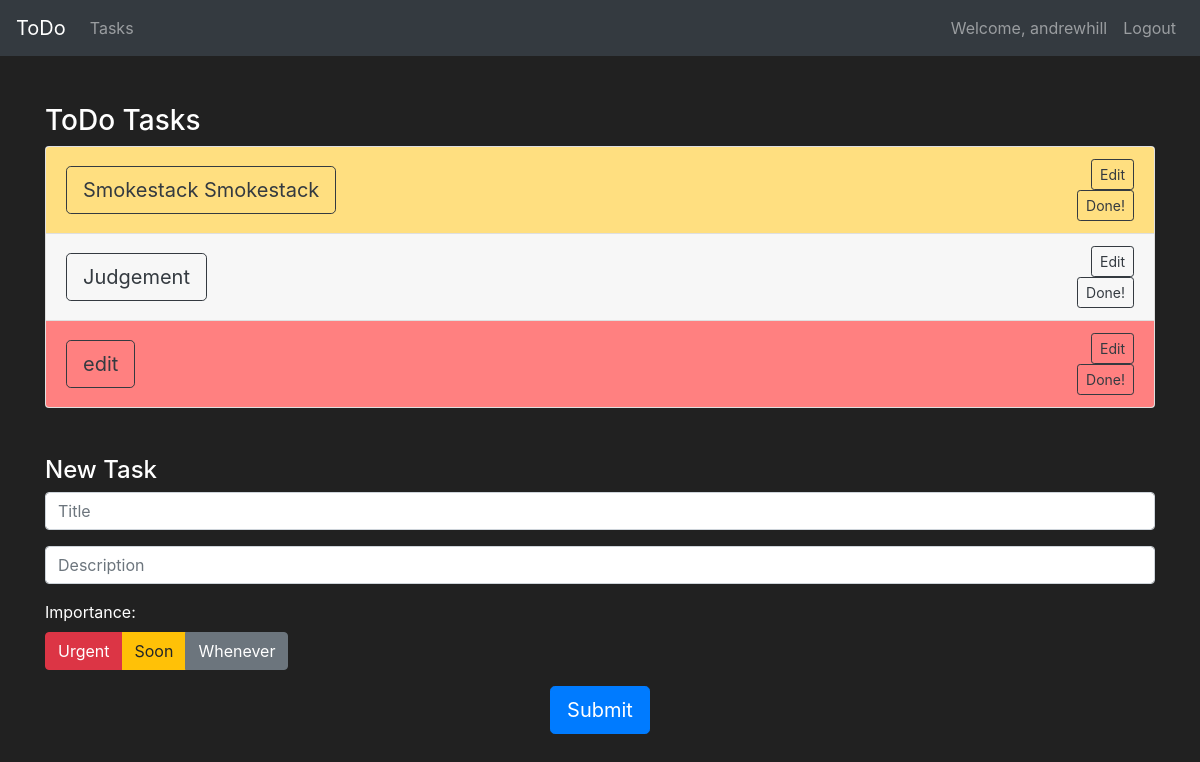
The page /tasks (signed in) on the database as committed earlier.
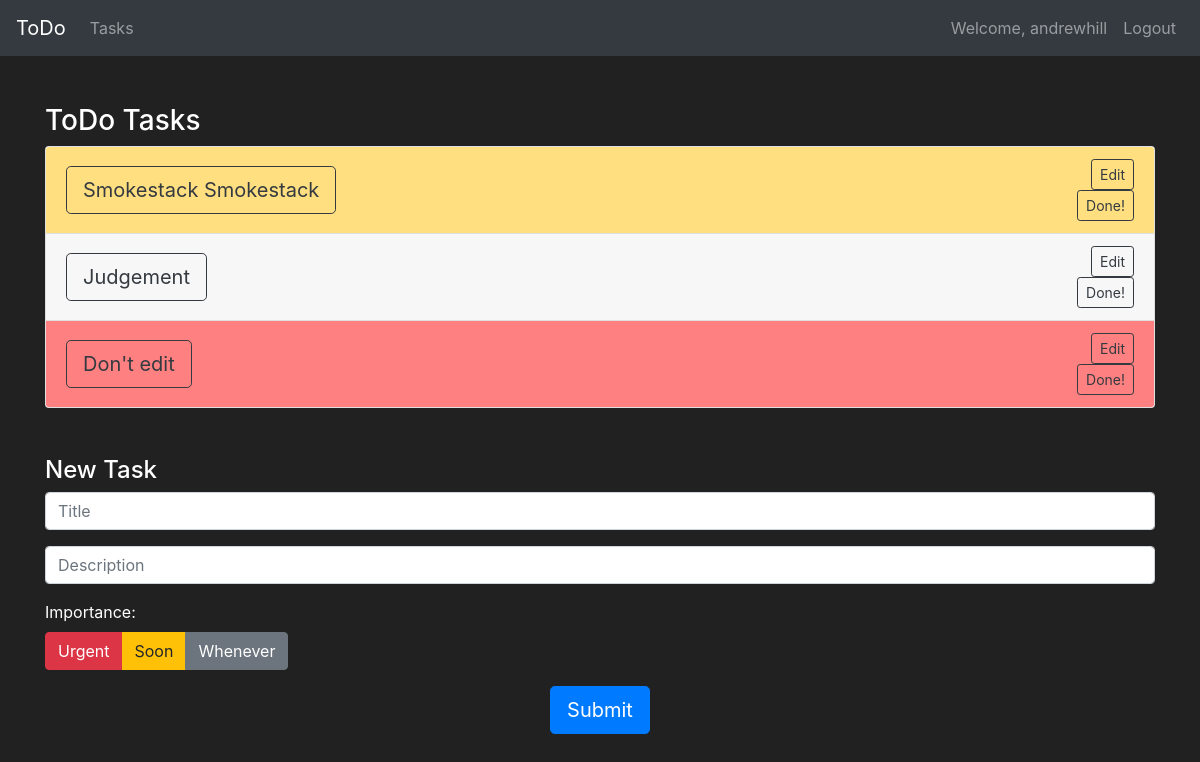
The same page on the database as committed later.
### todolist/models.py (models this page shows, shortened)
class User(db.Model, UserMixin):
    id = db.Column(db.Integer(), primary_key=True)
    username = db.Column(db.String(length=30), nullable=False, unique=True)
    email = db.Column(db.String(length=50), nullable=False, unique=True)
    password_hash = db.Column(db.String(length=60), nullable=False, unique=True)
    tasks = db.relationship('Task', backref='created_by_user', lazy=True)
    @property
    def password(self):
        return self.password

class Task(db.Model):
    id = db.Column(db.Integer(), primary_key=True)
    title = db.Column(db.String(length=128), nullable=False)
    description = db.Column(db.String(length=1024), nullable=False)
    importance = db.Column(db.String(length=12), nullable=False)
    user = db.Column(db.Integer(), db.ForeignKey('user.id'))

### todolist/routes.py (the view, shortened to what this page needs)
@app.route('/tasks', methods=['GET','POST'])
@login_required
def tasks():
    form = TaskForm()
    tasks = Task.query.filter_by(user=User.query.filter_by(id=session['user_id']).first().id).all()
    return render_template('tasks.html', tasks=tasks, form=form)

### todolist/forms.py
class TaskForm(FlaskForm):
    title = StringField(label='Title:', validators=[DataRequired()])
    description = StringField(label='Description:')
    importance = RadioField(label='Importance:')
    delete = StringField()
    subbutt = SubmitField(label='Submit')
    put_title = StringField()
    put_description = StringField()

### todolist/helpers.py (called while the page is built)
def login_required(f):
    @wraps(f)
    def decorated_function(*args, **kwargs):
        if not current_user.is_authenticated:
            return redirect(url_for('login', next=request.url))
        return f(*args, **kwargs)
    return decorated_function

### todolist/models.py (called while the page is built)
@login_manager.user_loader
def load_user(user_id):
    return User.query.get(int(user_id))

### todolist/templates/tasks.html (shortened to what this page needs)
{% extends 'base.html' %}
{% block content %}
<div class='container'>
    <div class="row row-content mb-5">
        <div class='col-12'>
            <h3 class="mt-5">ToDo Tasks</h3>
            <div class='accordion' id='accordion-tasks'>
                {% if tasks %}
                    {% for task in tasks %}
                    <div class='card'>
                        <div class="card-header bg-{{ task.importance }} align-content-center" role='tab' id="heading{{ task.id }}">
                            <div class="row">
                                <div class='col-sm-8 text-left align-content-center'>
                                    <h4 class='mb-0 text-white'>
                                        <a type='button' class='btn btn-outline-dark btn-lg collapsed'
                                            data-toggle='collapse' data-target='#panel{{ task.id }}'
                                            aria-expanded="false" aria-controls="{{ task.id }}" id="title{{ task.id }}">{{ task.title }}</a>
                                    </h4>
                                </div>
                                <div class='col-sm-4 text-right'>
                                        <a class='btn btn-sm btn-outline-dark' name="edit" id="edit{{ task.id }}"
                                            data-toggle="modal" data-target="#editWindow{{ task.id }}" onclick='fillFields(`{{ task.id }}`)'>Edit</a>
                                    <form method='POST'>
                                        <button class='btn btn-sm btn-outline-dark' name="delete" value='{{ task.id }}'>Done!</button>
                                    </form>
                                </div>
                            </div>
                        </div>
                    </div>
                    {% endfor %}
                {% endif %}
            </div>
        </div>
    </div>
    <div class="row row-content mb-5">
        <div class="col-12">
            <h4>New Task</h4>
            <form id="task_form" method='POST'>
                <div class="row-content justify-content-center mb-3">
                    <p>{{ form.title(class="form-control", placeholder="Title") }}</p>
                    <p>{{ form.description(class="form-control", placeholder="Description") }}</p>
                    <div class='row row-content' style="display: inline-block;">
                        <div class='col-sm-2'>
                            {{ form.importance.label() }}
                        </div>
                        <div class='btn-group btn-group-toggle col-sm-9' data-toggle='buttons'>
                            <label class='btn btn-danger'>
                                <input type='radio' name='importance' value='danger'>Urgent
                            </label>
                            <label class='btn btn-warning'>
                                <input type='radio' name='importance' value='warning'>Soon
                            </label>
                            <label class='btn btn-secondary'>
                                <input type='radio' name='importance' value='secondary'>Whenever
                            </label>
                        </div>
                    </div>
                </div>
                <div class="row row-content justify-content-center">{{ form.subbutt(class="btn btn-lg btn-primary") }}</div>
            </form>
        </div>
    </div>
</div>
{% endblock %}

### todolist/templates/base.html (shortened to what this page needs)
<!DOCTYPE html>
<html lang='en'>
    <head>
        <link rel="stylesheet" href="https://cdn.jsdelivr.net/npm/bootstrap@4.5.3/dist/css/bootstrap.min.css">
        <link rel="stylesheet" type="text/css" href="/todolist/static/styles.css">
   </head>
   <body>
    <nav class="navbar navbar-expand-md navbar-dark bg-dark">
        <a class="navbar-brand" href="/">ToDo</a>
        <div class="collapse navbar-collapse" id="navbarNav">
            <ul class="navbar-nav mr-auto">
                <li class="nav-item">
                    <a class="nav-link" href="{{ url_for('tasks') }}">Tasks</a>
                </li>
            </ul>
                {% if current_user.is_authenticated %}
            <ul class="navbar-nav">
                <li class="nav-item">
                    <a class="nav-link">Welcome, {{ current_user.username }}</a>
                </li>
                <li class="nav-item">
                    <a class="nav-link" href="{{ url_for('logout') }}">Logout</a>
                </li>
            </ul>
                {% endif %}
        </div>
        </nav>
        {% block content %}
        {% endblock %}
    </body>
</html>

### todolist/static/styles.css (style rules this page uses)
body { background-color: #212121; color: white }
.card .bg-danger { background-color: #ff8080 !important; }
.card .bg-warning { background-color: #ffdf80 !important; }

Rows that differ between the two databases and show on the page:
changed Task: title "edit" → "Don't edit"
